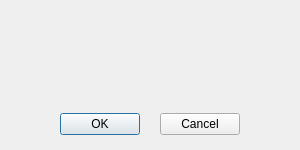
<?xml version="1.0" encoding="UTF-8"?>
<ui version="4.0">
 <class>ConfirmDialog</class>
 <widget class="QDialog" name="ConfirmDialog">
  <property name="geometry">
   <rect>
    <x>0</x>
    <y>0</y>
    <width>300</width>
    <height>150</height>
   </rect>
  </property>
  <property name="minimumSize">
   <size>
    <width>300</width>
    <height>150</height>
   </size>
  </property>
  <property name="maximumSize">
   <size>
    <width>300</width>
    <height>150</height>
   </size>
  </property>
  <property name="windowTitle">
   <string>Dialog</string>
  </property>
  <property name="styleSheet">
   <string notr="true"/>
  </property>
  <layout class="QVBoxLayout" name="verticalLayout">
   <property name="spacing">
    <number>15</number>
   </property>
   <property name="leftMargin">
    <number>15</number>
   </property>
   <property name="topMargin">
    <number>15</number>
   </property>
   <property name="rightMargin">
    <number>15</number>
   </property>
   <property name="bottomMargin">
    <number>15</number>
   </property>
   <item>
    <widget class="QLabel" name="messageLabel">
     <property name="text">
      <string/>
     </property>
     <property name="alignment">
      <set>Qt::AlignmentFlag::AlignCenter</set>
     </property>
     <property name="wordWrap">
      <bool>true</bool>
     </property>
    </widget>
   </item>
   <item>
    <layout class="QHBoxLayout" name="horizontalLayout">
     <property name="spacing">
      <number>20</number>
     </property>
     <property name="topMargin">
      <number>15</number>
     </property>
     <item>
      <spacer name="horizontalSpacer">
       <property name="orientation">
        <enum>Qt::Orientation::Horizontal</enum>
       </property>
       <property name="sizeHint" stdset="0">
        <size>
         <width>40</width>
         <height>20</height>
        </size>
       </property>
      </spacer>
     </item>
     <item>
      <widget class="QPushButton" name="okButton">
       <property name="text">
        <string>OK</string>
       </property>
      </widget>
     </item>
     <item>
      <widget class="QPushButton" name="cancelButton">
       <property name="text">
        <string>Cancel</string>
       </property>
      </widget>
     </item>
     <item>
      <spacer name="horizontalSpacer_2">
       <property name="orientation">
        <enum>Qt::Orientation::Horizontal</enum>
       </property>
       <property name="sizeHint" stdset="0">
        <size>
         <width>40</width>
         <height>20</height>
        </size>
       </property>
      </spacer>
     </item>
    </layout>
   </item>
  </layout>
 </widget>
 <resources/>
 <connections/>
</ui>
